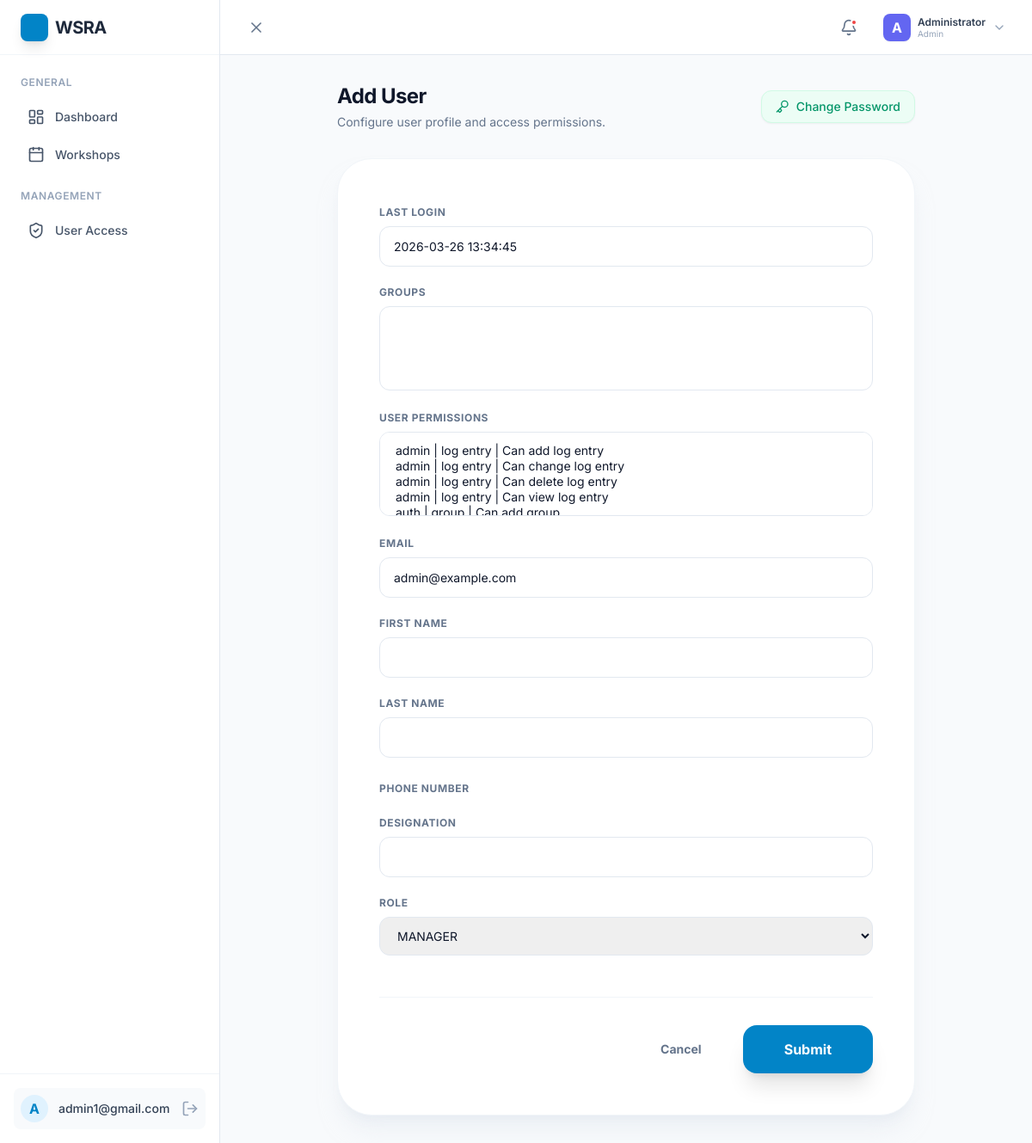
Before: /edit_user/3 (signed in) with the older database file.
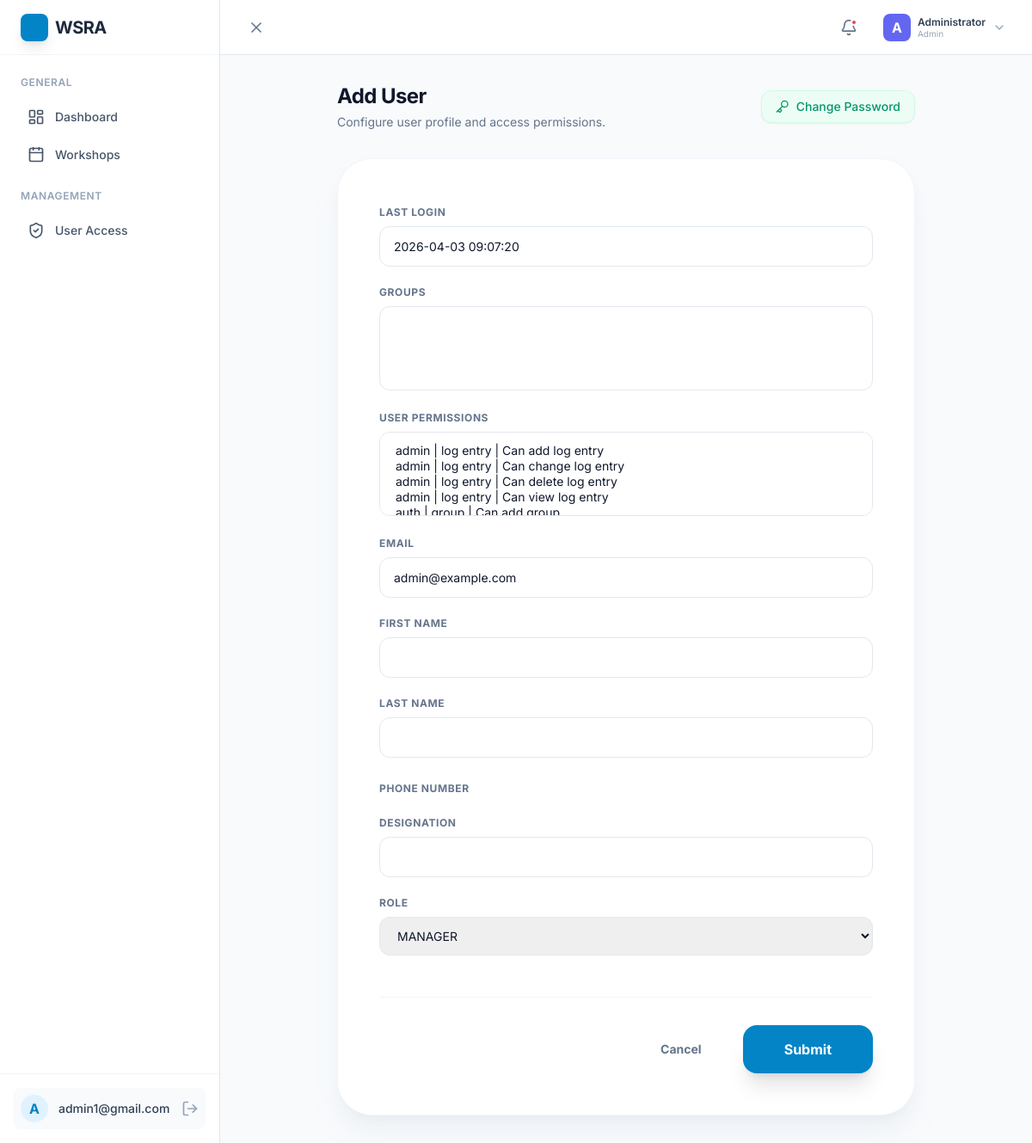
After: the same page with the newer database file.
### main/models.py (models this page shows, shortened)
class User(AbstractBaseUser, PermissionsMixin):
    account_made_at = models.DateTimeField(auto_now=True,null=True,blank=True)
    email = models.EmailField(max_length=50, unique=True)
    password = models.CharField(max_length=500)
    first_name = models.CharField(max_length=50,blank=True,null=True)
    last_name = models.CharField(max_length=50,blank=True,null=True)
    is_admin = models.BooleanField(default=False)
    is_active = models.BooleanField(default=True)
    is_staff = models.BooleanField(default=False)
    is_superuser = models.BooleanField(default=False)
    phone_number = models.IntegerField(blank=True,null=True)
    designation = models.CharField(max_length=50,blank=True,null=True)
    roles = (("ADMIN", "ADMIN"), ("MANAGER", "MANAGER"))
    role = models.CharField(max_length=50,choices=roles, default="MANAGER")
    USERNAME_FIELD = 'email'
    objects = UserManager()

### main/views.py (the view)
# urls.py: path('edit_user/<int:pk>', views.edit_user, name="edit_user"),
@login_required(login_url="../login/")
def edit_user(request, pk):
	user_object = models.User.objects.get(id=pk)
	form = forms.EditUserForm(instance=user_object)
	if request.method == "POST":
		form = forms.EditUserForm(request.POST, instance=user_object)
		if form.is_valid():
			form.save()
			return redirect("../show_users")
		return render(request, "User/add_user.html", context={"form":form, "show_flag":True, "heading":"Add User", "user_key":True, "user_id":pk})
	else:
		return render(request, "User/add_user.html", context={"form":form, "show_flag":True, "heading":"Add User", "user_key":True, "user_id":pk})

### main/templates/User/add_user.html (shortened to what this page needs)
{% extends 'base_new.html' %}
{% load crispy_forms_tags %}
{% load static %}
{% block content %}
<div class="max-w-2xl mx-auto" x-data="{
    showPasswordModal: false,
    newPassword: '',
    submitting: false,
    changePassword() {
        if (!this.newPassword) return;
        this.submitting = true;
        const formData = new FormData();
        formData.append('csrfmiddlewaretoken', '{{ csrf_token }}');
        formData.append('password', this.newPassword);
        fetch('../change_password/{{ user_id }}', { method: 'POST', body: formData })
            .then(() => {
                alert('Password Changed Successfully!');
                this.showPasswordModal = false;
                this.newPassword = '';
                this.submitting = false;
            })
            .catch(() => {
                alert('Failed to change password.');
                this.submitting = false;
            });
    }
}">
    {% if show_flag %}
    <div class="flex flex-col md:flex-row md:items-center justify-between gap-4 mb-8">
        <div>
            <h1 class="text-2xl font-bold text-slate-900 tracking-tight">{{ heading }}</h1>
            <p class="text-slate-500 text-sm mt-1">Configure user profile and access permissions.</p>
        </div>
        <div class="flex items-center space-x-3">
            <button @click="showPasswordModal = true" class="inline-flex items-center px-4 py-2 text-sm font-medium text-emerald-600 bg-emerald-50 border border-emerald-100 rounded-xl hover:bg-emerald-100 transition-all shadow-sm">
                <i data-lucide="key" class="w-4 h-4 mr-2"></i>
                Change Password
            </button>
        </div>
    </div>
    <div class="bg-white rounded-[2.5rem] border border-slate-100 shadow-xl shadow-slate-200/50 overflow-hidden">
        <form method="POST" enctype="multipart/form-data" class="p-8 md:p-12">
            <div class="space-y-6">
                <div class="space-y-4">
                    {% for field in form %}
                    <div class="space-y-1.5">
                        <label class="text-xs font-bold text-slate-500 uppercase tracking-wider">{{ field.label }}</label>
                        {{ field }}
                    </div>
                    {% endfor %}
                </div>
            </div>
            <div class="mt-12 pt-8 border-t border-slate-100 flex items-center justify-end space-x-4">
                <a href="{% url 'show_users' %}" class="px-8 py-3 text-sm font-bold text-slate-500 hover:text-slate-700 transition-colors">Cancel</a>
                <button type="submit" class="px-12 py-4 bg-primary-600 text-white font-bold rounded-2xl shadow-xl shadow-primary-200 hover:bg-primary-700 transition-all">
                    Submit
                </button>
            </div>
        </form>
    </div>
    {% endif %}
</div>
{% endblock %}

Changed rows visible on the page:
changed User "admin@example.com": last_login "2026-03-26 13:34:45" → "2026-04-03 09:07:20"
